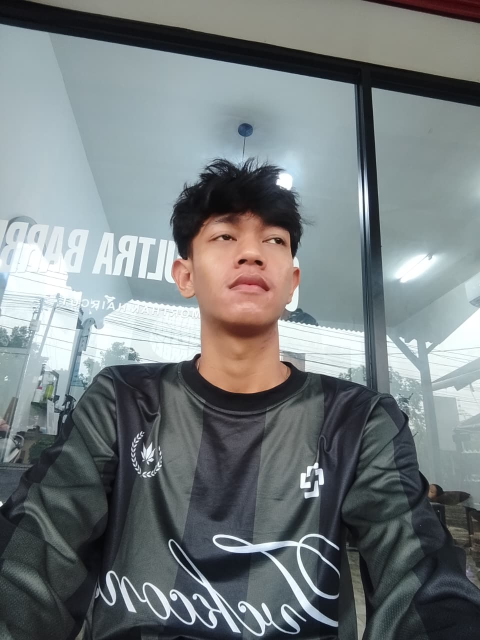
#> input picture foto.jpeg, 960 x 1280 px (shown at 1/2 size)
$ python convert_photo.py
#> lines starting #> are read from the running program, lines starting #| are printed output that depends on the picture
#> in main, img is the input picture: PIL image 960x1280 RGB; mean R, G, B 117.7, 124.6, 126.4
#| Ukuran asli: (960, 1280)
from PIL import Image
from pathlib import Path

# Konfigurasi
INPUT = "foto.jpeg"
OUTPUT = "portrait.txt"
WIDTH = 100   # lebar ASCII art (karakter)
HEIGHT = 54   # tinggi ASCII art (baris)

# Karakter ASCII dari gelap ke terang
CHARS = "@%#*+=-:. "

def center_crop_square(img):
    """Crop gambar menjadi persegi dari tengah."""
    w, h = img.size
#> w = 960; h = 1280
    side = min(w, h)
#> side = 960
    left = (w - side) // 2
#> left = 0
    top = (h - side) // 2
#> top = 160
    return img.crop((left, top, left + side, top + side))
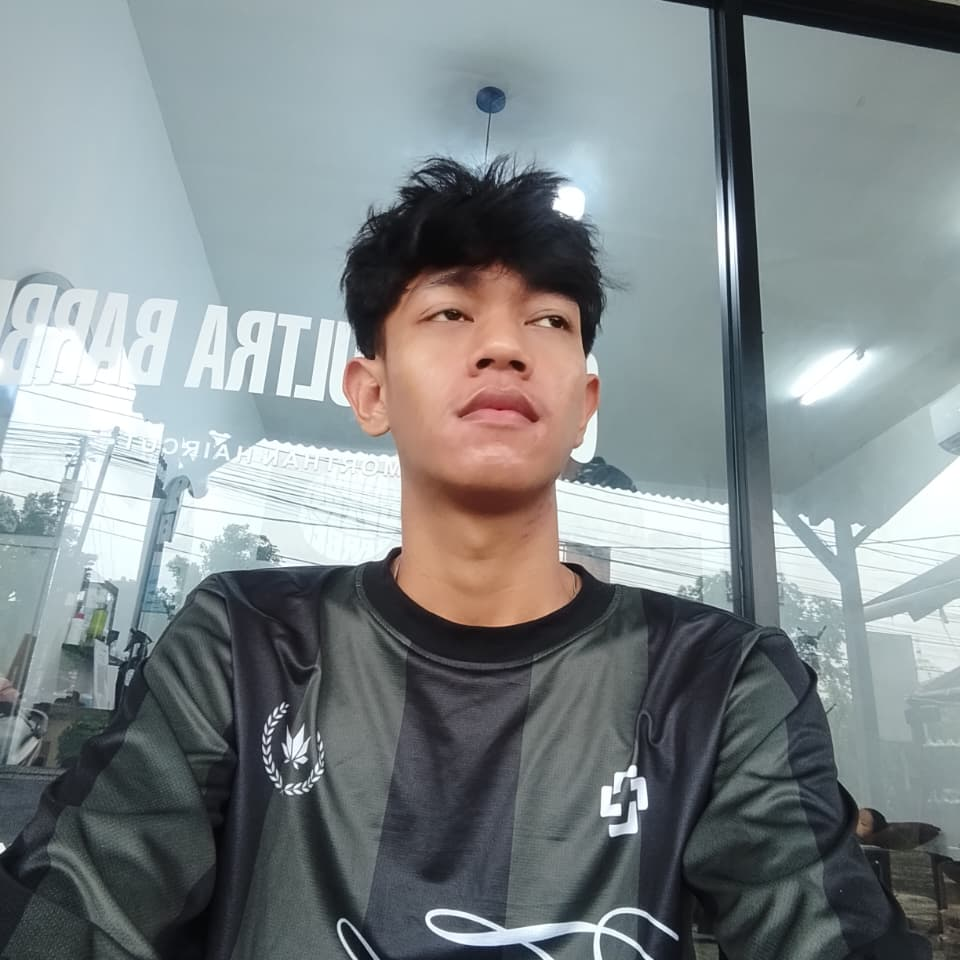
#> returned value: PIL image 960x960 RGB; mean R, G, B 127.6, 134.9, 136.9

def resize_image(img, width, height):
    """Resize gambar ke ukuran yang diinginkan."""
#> called with width = 100, height = 54
    return img.resize((width, height), Image.LANCZOS)
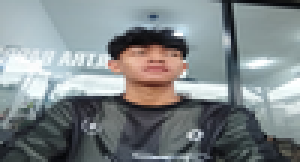
#> returned value: PIL image 100x54 RGB (shown 3 times larger); mean R, G, B 127.6, 134.9, 136.9

def image_to_ascii(img, width, height):
    """Konversi gambar menjadi ASCII art."""
    img = center_crop_square(img)  # crop persegi dulu
    img = resize_image(img, width, height)
    img = img.convert("L")  # grayscale
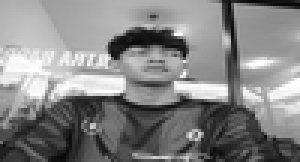
#> img: PIL image 100x54 L (shown 3 times larger); min 7, max 255, mean 133
    pixels = list(img.getdata())
#> pixels = 5400 values, max 255 at index 1159, min 7 at index 84, mean 133

    lines = []
    for i in range(0, len(pixels), width):
        row = pixels[i:i+width]
        line = "".join(CHARS[min(int(p * len(CHARS) / 256), len(CHARS) - 1)] for p in row)
        lines.append(line)
#> this loop made 54 passes
#> i on passes 2 to 13: 100, 200, 300, 400, 500, 600, 700, 800, 900, 1000, 1100, 1200
#> after the loop, lines = 54 items
    return lines

def main():
    img = Image.open(INPUT)
    print(f"Ukuran asli: {img.size}")

    lines = image_to_ascii(img, WIDTH, HEIGHT)
#> lines = 54 items

    Path(OUTPUT).write_text("\n".join(lines), encoding="utf-8")
    print(f"ASCII art disimpan ke {OUTPUT} ({len(lines)} baris x {WIDTH} kolom)")
#| ASCII art disimpan ke portrait.txt (54 baris x 100 kolom)

if __name__ == "__main__":
    main()
